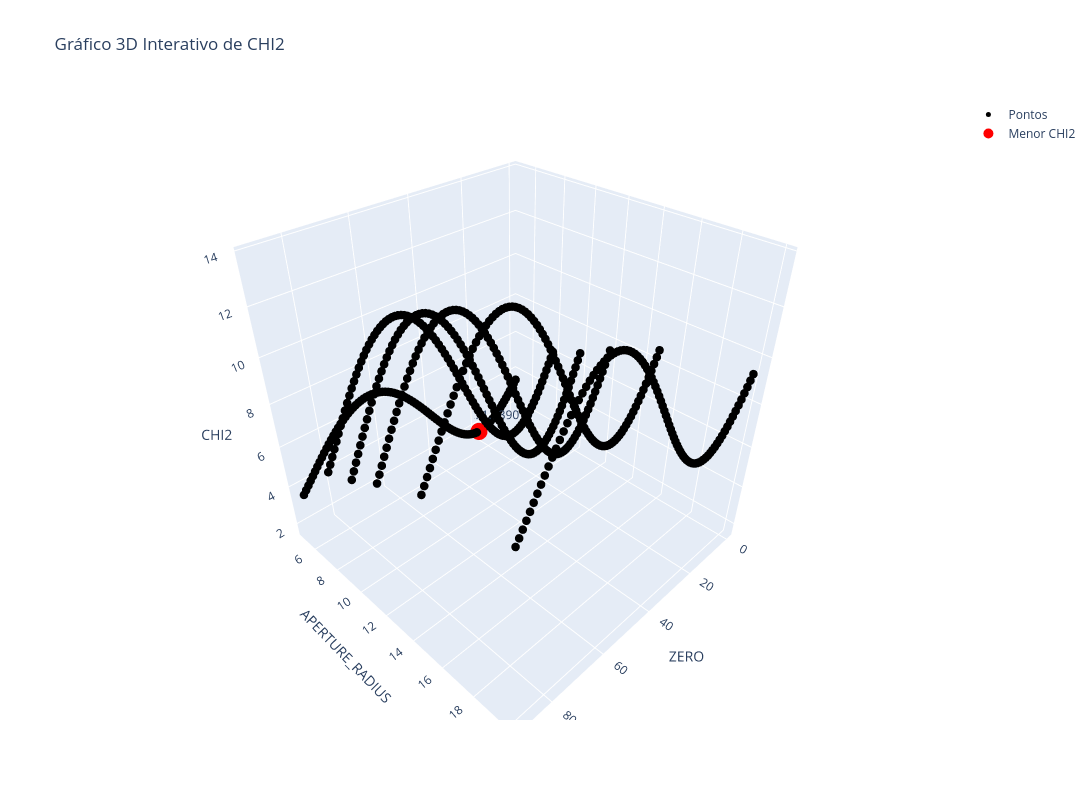

The notebook cell this image was saved under:
### Code cell
# Criando listas para os dados
chi2 = []
aper = []
zero = []

for j in range(len(range_aper)):
    for i in range(len(range_zero)):
        z = produto3D[j][i]['CHI2']
        x = produto3D[j][i]['ZERO'].nominal
        y = produto3D[j][i]['APERTURE_RADIUS']
        
        chi2.append(z)
        zero.append(x)
        aper.append(y)

# Encontrando o menor valor de CHI2 e seus respectivos ZERO e APERTURE_RADIUS
min_chi2_index = np.argmin(chi2)
min_chi2 = chi2[min_chi2_index]
min_zero = zero[min_chi2_index]
min_aper = aper[min_chi2_index]

# Exibir os valores na tela
print(f"Smallest CHI2 found: {min_chi2:.6f}")
print(f"corresponding ZERO: {min_zero:.3f}")
print(f"corresponding APERTURE_RADIUS: {min_aper:.3f}")

# Criando a figura interativa
fig = go.Figure()

# Adicionando os pontos normais
fig.add_trace(go.Scatter3d(
    x=zero, y=aper, z=chi2,
    mode='markers',
    marker=dict(size=5, color='black'),
    name='Pontos'
))

# Adicionando o ponto de menor CHI2 em vermelho
fig.add_trace(go.Scatter3d(
    x=[min_zero], y=[min_aper], z=[min_chi2],
    mode='markers+text',
    marker=dict(size=10, color='red'),
    text=[f"Min CHI2: {min_chi2:.6f}"],
    textposition="top center",
    name='Menor CHI2'
))

# Ajustando os rótulos e aumentando o tamanho do gráfico
fig.update_layout(
    title="Gráfico 3D Interativo de CHI2",
    scene=dict(
        xaxis=dict(title="ZERO"),# range=[24.5, 26.0]),
        yaxis=dict(title="APERTURE_RADIUS"),# range=[5, 18]),
        zaxis=dict(title="CHI2")#, range=[0.0001, 0.1])
    ),
    width=1200,
    height=800
)

# Exibir o gráfico interativo
fig.show()

### Figure 1 — Plotly figure (JSON) as saved in the notebook; plotly's stock layout.template omitted (floating-point values rounded to 4 significant figures; data arrays with more than 128 entries replaced by an {"elided": "..."} marker saying what was removed)
{"data": [{"marker": {"color": "black", "size": 5}, "mode": "markers", "name": "Pontos", "type": "scatter3d", "x": {"elided": "1547 int values"}, "y": {"elided": "1547 int values"}, "z": {"elided": "1547 float values"}}, {"marker": {"color": "red", "size": 10}, "mode": "markers+text", "name": "Menor CHI2", "text": ["Min CHI2: 1.739079"], "textposition": "top center", "type": "scatter3d", "x": [19], "y": [5], "z": [1.739]}], "layout": {"height": 800, "scene": {"xaxis": {"title": {"text": "ZERO"}}, "yaxis": {"title": {"text": "APERTURE_RADIUS"}}, "zaxis": {"title": {"text": "CHI2"}}}, "title": {"text": "Gráfico 3D Interativo de CHI2"}, "width": 1200}}
